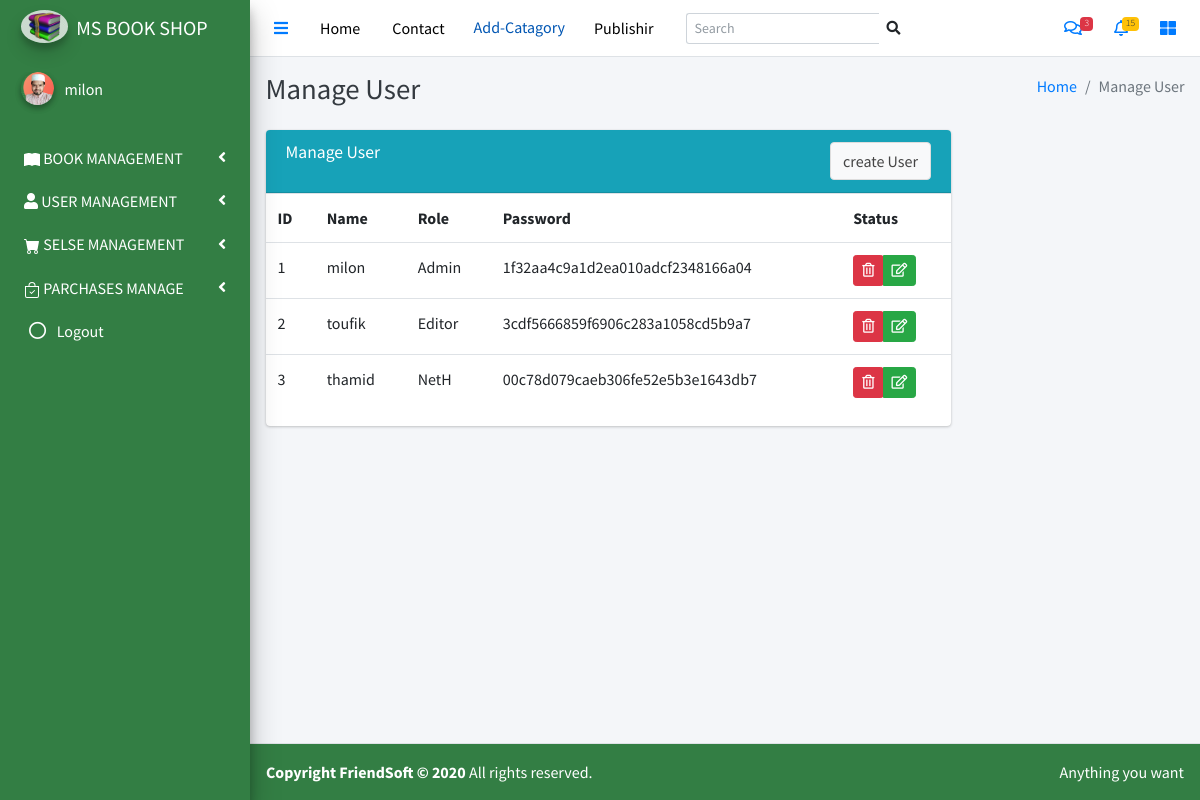
Screenshot of /manage-user (signed in) with the database file from the repository.
### tables this page shows
create table lib_users(
  id int(10) primary key auto_increment,
  username varchar(20) not null,
  role_id int(10),
  password varchar(50),
  inactive float(10)
);

create table lib_roles(
  id int(10) primary key auto_increment,
  name varchar(20) not null
);

### db_config.php (called while the page is built, shortened)
<?php
$ex="lib_";
?>

### models/User.class.php (called while the page is built, shortened)
<?php
  class UserView{
    function __construct($id,$username,$password,$role_id,$role_name,$inactive){
      $this->id=$id;
      $this->username=$username;
      $this->password=$password;
      $this->role_id=$role_id;
      $this->role_name=$role_name;
      $this->inactive=$inactive;
    }
    public static function get_users(){
      global $db;
      global $ex;
      $sql="select u.id,u.username,u.password,u.role_id,r.name role_name,u.inactive from {$ex}users u,{$ex}roles r where r.id=u.role_id order by u.id";
      $users=$db->query($sql);
      $data=[];
        while($user=$users->fetch_object()){
          $user=new UserView($user->id,$user->username,$user->password,$user->role_id,$user->role_name,$user->inactive);
          array_push($data,$user);
        }
        return $data;
    }
  }
?>

### pages/manage_user.php (the view, shortened to what this page needs)
<div class="content-header">
   <div class="container">
      <div class="row mb-2">
         <div class="col">
            <h1 class="m-0 text-dark">
               Manage User
            </h1>
         </div>
         <div class="col">
           <ol class="breadcrumb float-sm-right">
              <li class="breadcrumb-item"><a href="#">Home</a></li>
              <li class="breadcrumb-item active">Manage User</li>
            </ol>
         </div>
      </div>
   </div>
</div>
<div class="content">
   <div class="container">
      <div class="row">
         <div class="col-sm-9">
            <div class="card card-info">
                     <div class="card-header">
                        <h3 class="card-title">Manage User</h3>
                        <button type="submit" class="btn btn-default float-right" data-toggle="modal" data-target="#user-create">create User</button>
                     </div>
               <table class="table">
               <?php
                     echo "<tr><th>ID</th><th>Name</th><th>Role</th><th>Password</th><th>Status</th></tr>";
                     $users=UserView::get_users();
                     foreach($users as $user){
                     echo "<tr>";
                        echo "<td>$user->id</td>";
                        echo "<td>$user->username</td>";
                        echo "<td>$user->role_name</td>";
                        echo "<td>".md5($user->password)."</td>";
                        echo "<td>";
                           echo "<div class='btn-group'>";
                              Action_delete($user->id);
                              $json=json_encode(["id"=>"$user->id","username"=>"$user->username","password"=>"$user->password","role_id"=>"$user->role_id","inactive"=>"$user->inactive"]);
                              echo "<button type='button' class='btn btn-success btn-sm btn-edit' name='btnEdit' value='edit' data-toggle='modal' data-target='#user-edit' data-json='$json'><i class='far fa-edit'></i></button>";
                           echo "</div>";
                        echo "</td>";
                     echo "</tr>";
                  }
               ?>
               </table>
            </div>
         </div>
      </div>
   </div>
</div>

### home.php (shortened to what this page needs)
<?php require_once("lib/components.php"); ?>
<?php require_once("db_config.php"); ?>
<?php require_once("models/User.class.php"); ?>
<!DOCTYPE html>
<html lang="en">
<head>
  <link rel="stylesheet" href="style.css">
  <link rel="stylesheet" href="asset/AdminLTE-3.0.5/plugins/fontawesome-free/css/all.min.css">
  <link rel="stylesheet" href="https://code.ionicframework.com/ionicons/2.0.1/css/ionicons.min.css">
  <link rel="stylesheet" href="asset/AdminLTE-3.0.5/dist/css/adminlte.min.css">
</head>
<body class="hold-transition sidebar-mini">
<div class="wrapper">
    <?php include("include/navbar.php")?>
    <?php  include("include/main_sidebar.php")?>
    <?php include("include/content_wrapper.php")?>
  <?php  include("include/footer.php")?>
</div>
</body>
</html>

### include/navbar.php (shortened to what this page needs)
<link rel="stylesheet" href="style.css">
  <nav class="main-header navbar navbar-expand text">
      <ul class="navbar-nav ">
        <li class="nav-item">
          <a class="nav-link" data-widget="pushmenu" href="#" role="button"><i class="fas fa-bars"></i></a>
        </li>
        <li class="nav-item d-none d-sm-inline-block">
          <a href="home.php" class="nav-link  text">Home</a>
        </li>
        <li class="nav-item d-none d-sm-inline-block">
          <a href="contact" class="nav-link text">Contact</a>
        </li>
        <li class="nav-item d-none d-sm-inline-block">
          <button type="button" class=" btn btn-edit text" name="btnEdit" value="Add-Catagory" data-toggle="modal" data-target="#catagory-add" style="color:#0056B3;">Add-Catagory</button>
        </li>
        <li class="nav-item d-none d-sm-inline-block">
          <a href="publishing-company" class="nav-link text">Publishir</a>
        </li>
      </ul>
      <form class="form-inline ml-3">
        <div class="input-group input-group-sm">
          <input class="form-control form-control-navbar" type="search" placeholder="Search" aria-label="Search">
          <div class="input-group-append">
            <button class="btn btn-navbar" type="submit">
              <i class="fas fa-search"></i>
            </button>
          </div>
        </div>
      </form>
      <ul class="navbar-nav ml-auto">
        <li class="nav-item dropdown">
          <a class="nav-link" data-toggle="dropdown" href="#">
            <i class="far fa-comments"></i>
            <span class="badge badge-danger navbar-badge">3</span>
          </a>
        </li>
        <li class="nav-item dropdown">
          <a class="nav-link" data-toggle="dropdown" href="#">
            <i class="far fa-bell"></i>
            <span class="badge badge-warning navbar-badge">15</span>
          </a>
        </li>
        <li class="nav-item">
          <a class="nav-link" data-widget="control-sidebar" data-slide="true" href="#" role="button"><i
              class="fas fa-th-large"></i></a>
        </li>
      </ul>
  </nav>

### include/main_sidebar.php (shortened to what this page needs)
<aside class="main-sidebar elevation-4 bg">
    <a href="#" class="brand-link">
      <img src="img\lib13.jpg" alt="AdminLTE Logo" class="brand-image img-circle elevation-3"
           style="opacity: .8">
      <span class="brand-text txt">MS BOOK SHOP</span>
    </a>
    <div class="sidebar">
      <div class="user-panel mt-3 pb-3 mb-3 d-flex">
        <div class="image">
          <img src="images/fb.png" class="img-circle elevation-2" alt="User Image">
        </div>
        <div class="info">
          <a href="#" class="d-block txt"><?php echo $_SESSION["s_username"];?></a>
        </div>
      </div>
      <nav class="mt-2">
        <ul class="nav nav-pills nav-sidebar flex-column" data-widget="treeview" role="menu" data-accordion="false">
          <li class="nav-item has-treeview">
            <a href="#" class="nav-link">
              <p class="txt">
                BOOK MANAGEMENT
                <i class="right fas fa-angle-left txt"></i>
              </p>
            </a>
          </li>
          <li class="nav-item has-treeview">
            <a href="#" class="nav-link">
            <i class='fas fa-user txt'></i>
              <p class="txt">
                USER MANAGEMENT
                <i class="right fas fa-angle-left"></i>
              </p>
            </a>
          </li>
          <li class="nav-item has-treeview">
            <a href="#" class="nav-link">
              <p class="txt">
                SELSE MANAGEMENT
                <i class="right fas fa-angle-left"></i>
              </p>
            </a>
          </li>
          <li class="nav-item has-treeview">
            <a href="#" class="nav-link">
              <p class="txt">
                PARCHASES MANAGE
              <i class="right fas fa-angle-left"></i>
              </p>
            </a>
          </li>
          <li class="nav-item">
                <a href="logout.php" class="nav-link">
                  <i class="far fa-circle nav-icon txt"></i>
                  <p class="txt">Logout</p>
                </a>
           </li>
        </ul>
      </nav>
    </div>
  </aside>

### include/content_wrapper.php
<div class="content-wrapper">
    <?php
      if(isset($_GET["page"])){
         $page=$_GET["page"];
         if($page=="book-add"){
            include("pages/book_add.php");
         }elseif($page=="manage-contact"){
            include("pages/book_managment.php");
         }elseif($page=="create-user"){
            include("pages/create_user.php");
         }elseif($page=="manage-user"){
            include("pages/manage_user.php");
         }elseif($page=="contact"){
            include("pages/contact.php");
         }elseif($page=="sales-managment"){
         include("pages/sales_managment.php");
         }elseif($page=="manage-catagory"){
            include("pages/manage_catagory.php");
         }elseif($page=="publishing-company"){
            include("pages/publishing.php");
         }elseif($page=="parchase-table"){
            include("pages/parchases.php");
         }elseif($page=="parchase-managment"){
            include("pages/parchases_manag.php");
         }elseif($page=="invoice_details"){
            include("pages/invoice_details.php");
         }
      }else{
         include("pages/libary_system.php");
      }
    ?>
</div>

### lib/components.php (shortened to what this page needs)
<?php
  function Action_delete($id){
    echo "<form action='#' method='post' onSubmit='return confirm(\"Are you sure?\")'>";
    echo "<button type='submit' class='btn btn-danger btn-sm' name='btnDel' value='del'><i class='far fa-trash-alt'></i></button>";
    echo "</form>";
  }
?>

### include/footer.php
<footer class="main-footer bg txt">
    <div class="float-right d-none d-sm-inline">
      Anything you want
    </div>
    <strong>Copyright FriendSoft &copy; 2020</strong> All rights reserved.
  </footer>

### style.css (style rules this page uses)
.bg { background-color:#337e44; }
.txt { color:white; }
.text { color:black; }

### rows the page displays
lib_users: id "1", username "milon", lib_roles.name "Admin", password "1f32aa4c9a1d2ea010adcf2348166a04"
lib_users: id "2", username "toufik", lib_roles.name "Editor", password "3cdf5666859f6906c283a1058cd5b9a7"
lib_users: id "3", username "thamid", lib_roles.name "NetH", password "00c78d079caeb306fe52e5b3e1643db7"

### other values shown
$_SESSION["s_username"] "milon"
